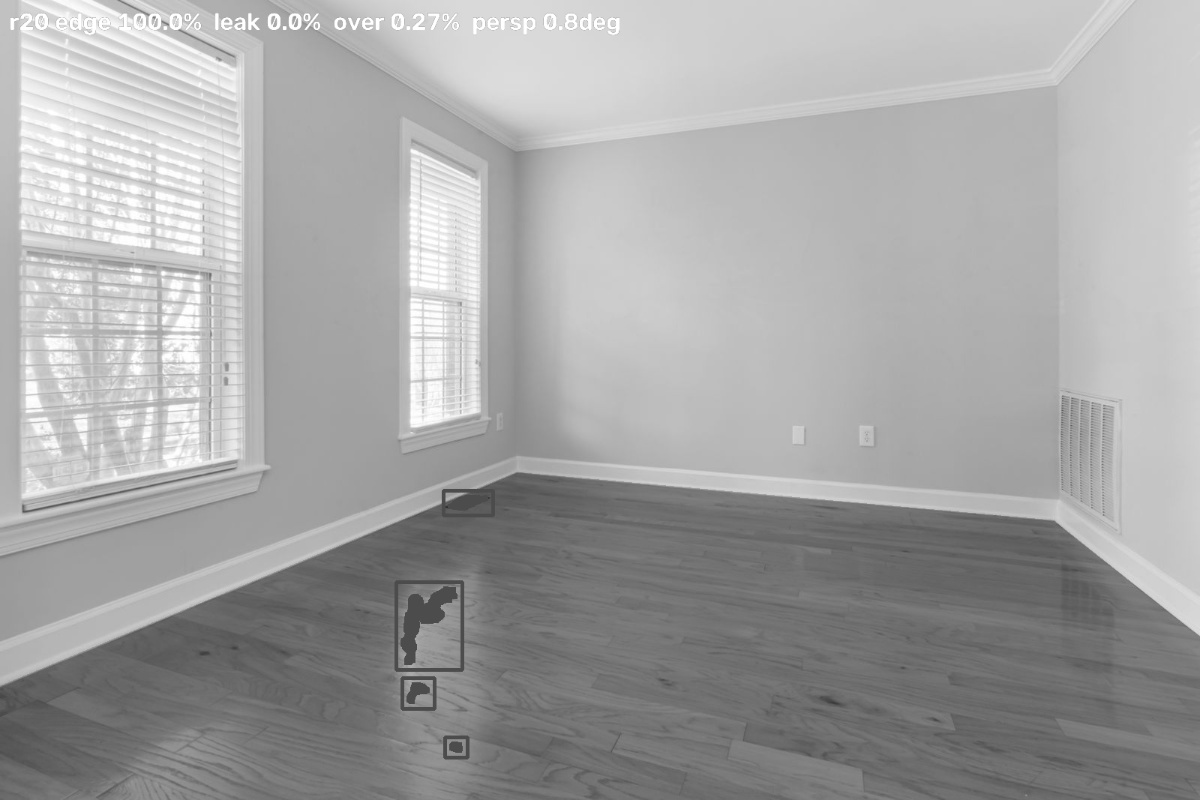
#> input picture tools/check/qa_r20.jpg, 1200 x 800 px
$ python -i analyze_textures.py   (imports and definitions only)   (older library calls are emulated)
#> lines starting #> are read from the running program, lines starting #| are printed output that depends on the picture
"""Находит на фото декора ряды досок: где проходят продольные стыки и какой у них шаг.

По шагу и ширине доски (из каталога) уточняет масштаб: сколько метров по ширине фото.
Пишет в data/catalog.json у каждого декора:
  tex_rows: [начало первого ряда, шаг ряда] — в долях высоты фото (сверху), или null;
  texture_scale_m — по найденному шагу (если стыки видны).
«Ёлочку» и плитку (pattern: true) досками не раскладываем.

Запуск из папки проекта:  python tools/analyze_textures.py
"""
import json
from pathlib import Path

import cv2
import numpy as np

ROOT = Path(__file__).resolve().parent.parent
CAT = ROOT / "data" / "catalog.json"
PATTERN_WORDS = ("мрамор", "камень", "крестинкорт", "уэно", "сланец", "бетон", "терраццо")


def seam_rows(path):
#> called with path = 'check/qa_r20.jpg'
    im = cv2.imdecode(np.fromfile(path, np.uint8), cv2.IMREAD_GRAYSCALE).astype(np.float32)
    H, W = im.shape
#> H = 800; W = 1200
    sy = np.abs(cv2.Sobel(cv2.GaussianBlur(im, (3, 3), 0), cv2.CV_32F, 0, 1))
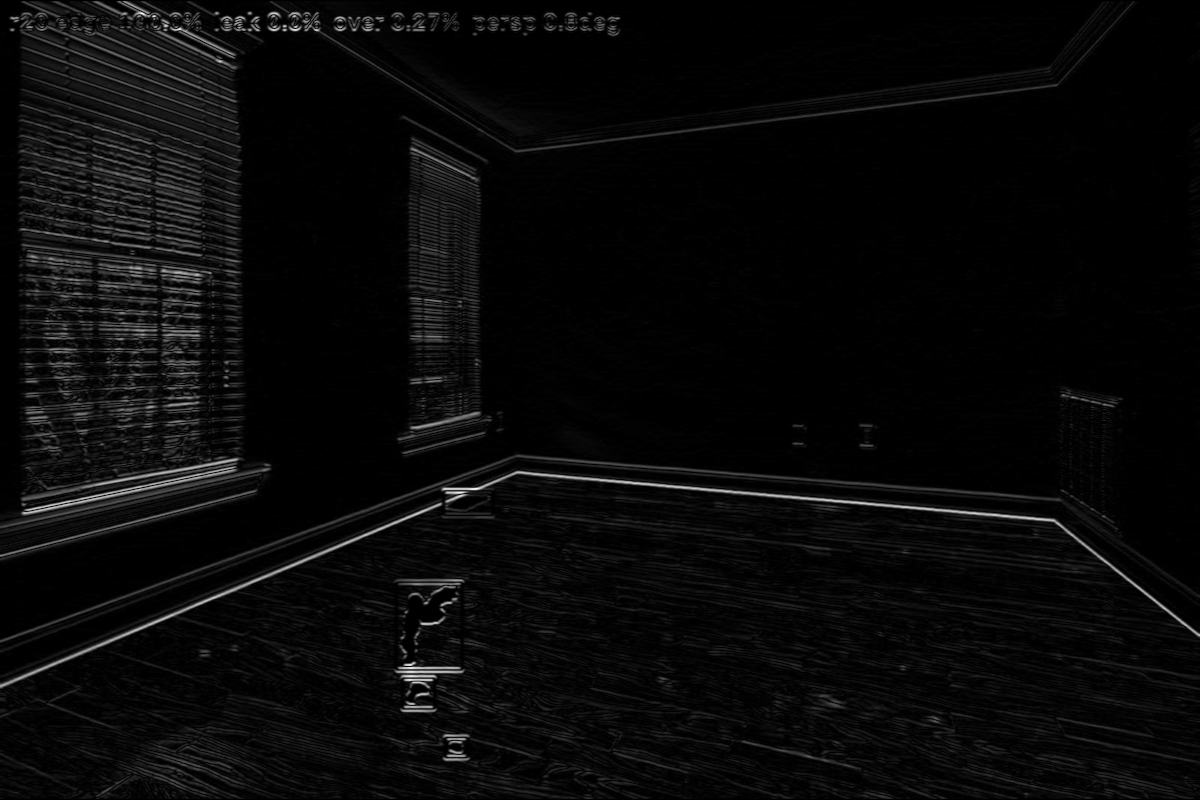
#> sy: shape (800, 1200) float32; min 0, max 314.3, mean 11.7; drawn with min black and max white
    frac = (sy > np.percentile(sy, 90)).mean(1)          # шов — сильный край почти через всю ширину
#> frac = 800 values, max 0.323 at index 29, min 0 at index 0, mean 0.1
    frac = np.convolve(frac, np.ones(3) / 3, "same")
#> frac = 800 values, max 0.3 at index 28, min 0.0153 at index 0, mean 0.1
    pk = [y for y in range(2, H - 2) if frac[y] == frac[max(0, y - 6):y + 7].max() and frac[y] > 0.35]
#> pk = []
    groups = []                                           # соседние пики — один шов (фаска даёт 2–3 линии)
    for y in pk:
        if groups and y - groups[-1][-1] <= 5:
            groups[-1].append(y)
        else:
            groups.append([y])
#> this loop made 0 passes
#> after the loop, groups = []
    ys = [float(np.mean(g)) for g in groups]
#> ys = []
    if len(ys) < 3:
        return H, W, None
    dif = np.diff(ys)
    per = float(np.median(dif))
    if per < H / 15 or np.mean(np.abs(dif - per) < per * 0.12) < 0.7:   # шаг должен быть ровным
        return H, W, None
    phase = ys[0] % per
    return H, W, (phase / H, per / H)


def main():
    cat = json.loads(CAT.read_text(encoding="utf-8"))
    found = 0
    for d in cat["decors"]:
        if not d.get("texture"):
            continue
        d["pattern"] = any(w in d["name"].lower() for w in PATTERN_WORDS)
        H, W, rows = seam_rows(ROOT / "data" / d["texture"])
        if d["pattern"] or not rows:
            d["tex_rows"] = None
            continue
        d["tex_rows"] = [round(rows[0], 4), round(rows[1], 4)]
        if d.get("board_w_mm"):
            d["texture_scale_m"] = round(W * d["board_w_mm"] / 1000 / (rows[1] * H), 3)
        found += 1
    CAT.write_text(json.dumps(cat, ensure_ascii=False, indent=1), encoding="utf-8")
    print("Стыки найдены у", found, "декоров из", len(cat["decors"]))


# [2 lines not run here, left out]

>>> result = seam_rows('check/qa_r20.jpg')

$ run again, on tools/check/qa_r21.jpg
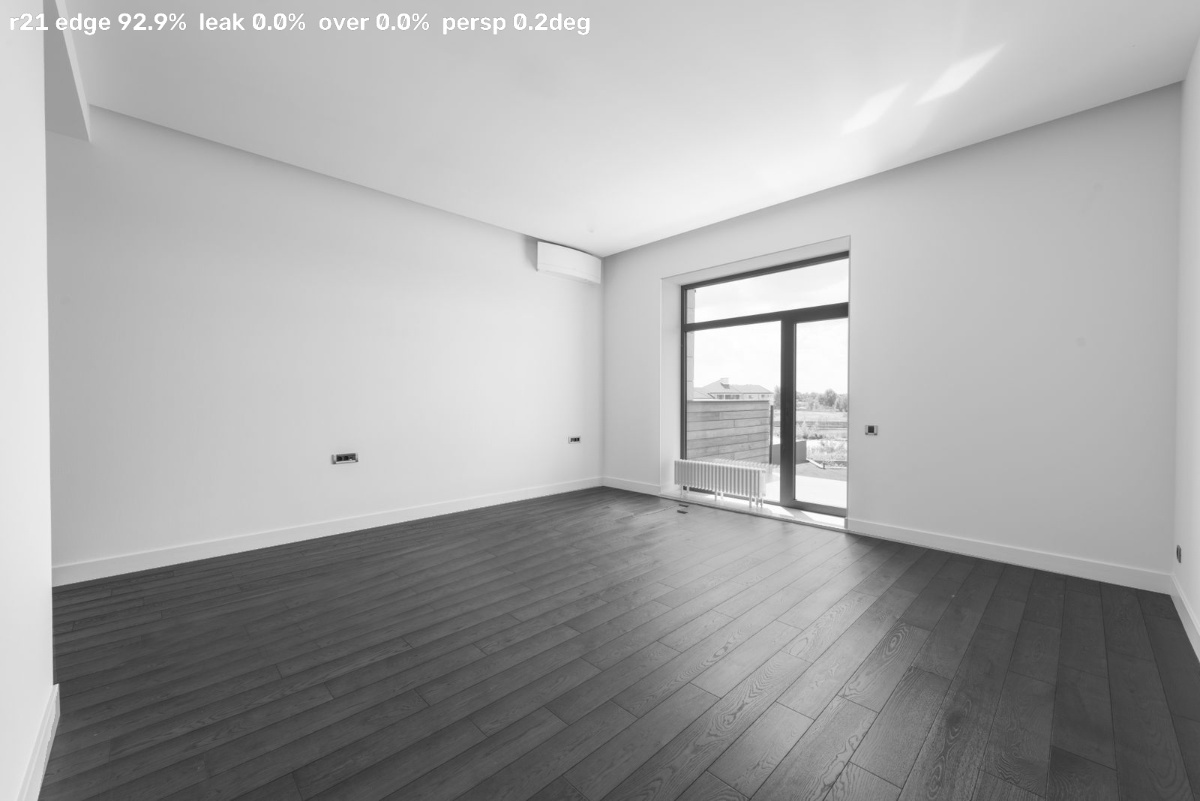
#> input picture tools/check/qa_r21.jpg, 1200 x 801 px
#> in seam_rows, `sy = np.abs(cv2.Sobel(cv2.GaussianBlur(im, (3, 3), 0), cv2.CV_32F, 0, ..`:
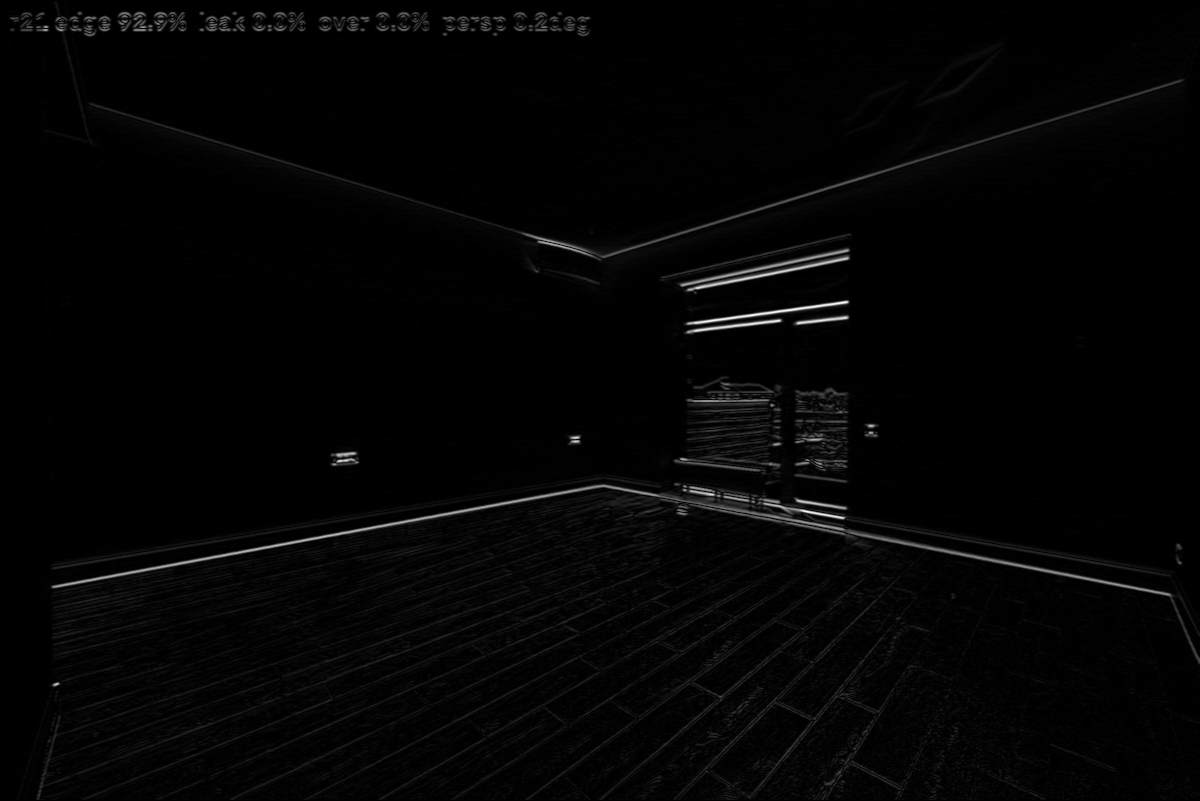
#> sy: shape (801, 1200) float32; min 0, max 472.8, mean 8.4; drawn with min black and max white
#> in seam_rows, `frac = (sy > np.percentile(sy, 90)).mean(1)`: frac = 801 values, max 0.346 at index 29, min 0 at index 0, mean 0.0998
#> in seam_rows, `frac = np.convolve(frac, np.ones(3) / 3, "same")`: frac = 801 values, max 0.332 at index 28, min 0 at index 296, mean 0.0998
#> pk = []

$ run again, on tools/check/qa_r22.jpg
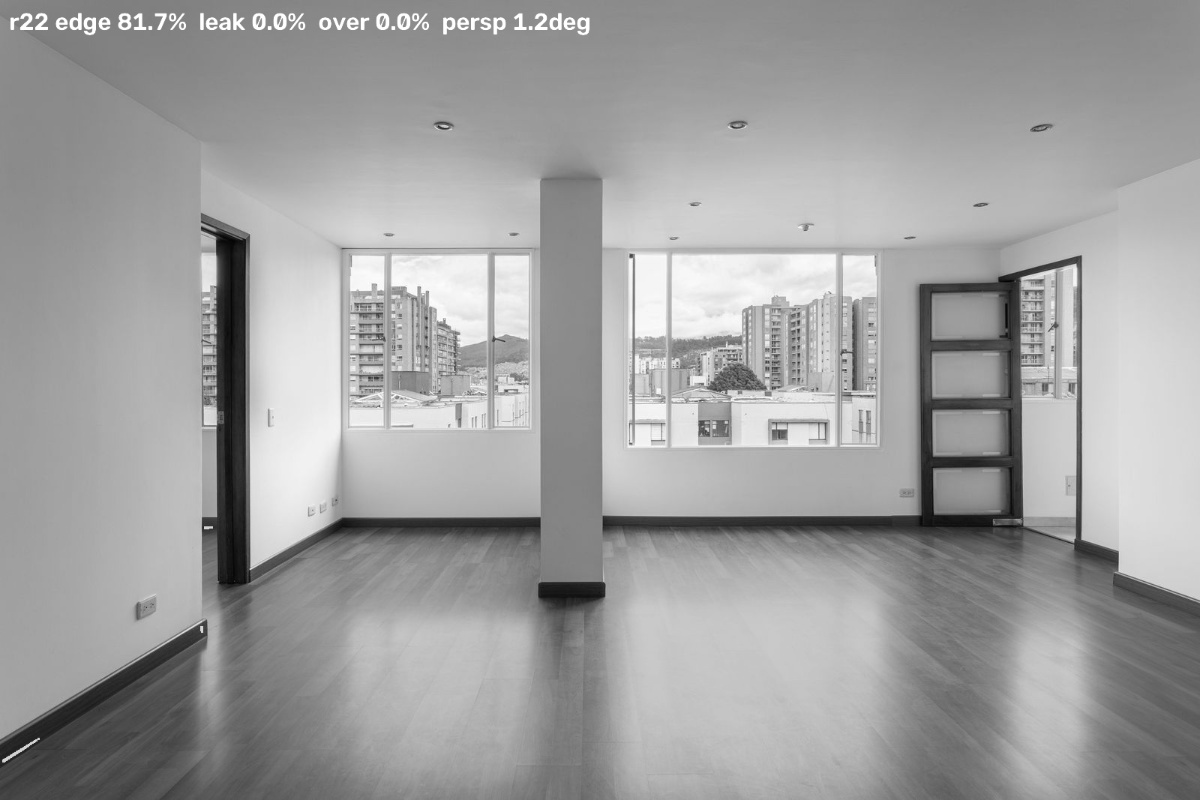
#> input picture tools/check/qa_r22.jpg, 1200 x 800 px
#> in seam_rows, `sy = np.abs(cv2.Sobel(cv2.GaussianBlur(im, (3, 3), 0), cv2.CV_32F, 0, ..`:
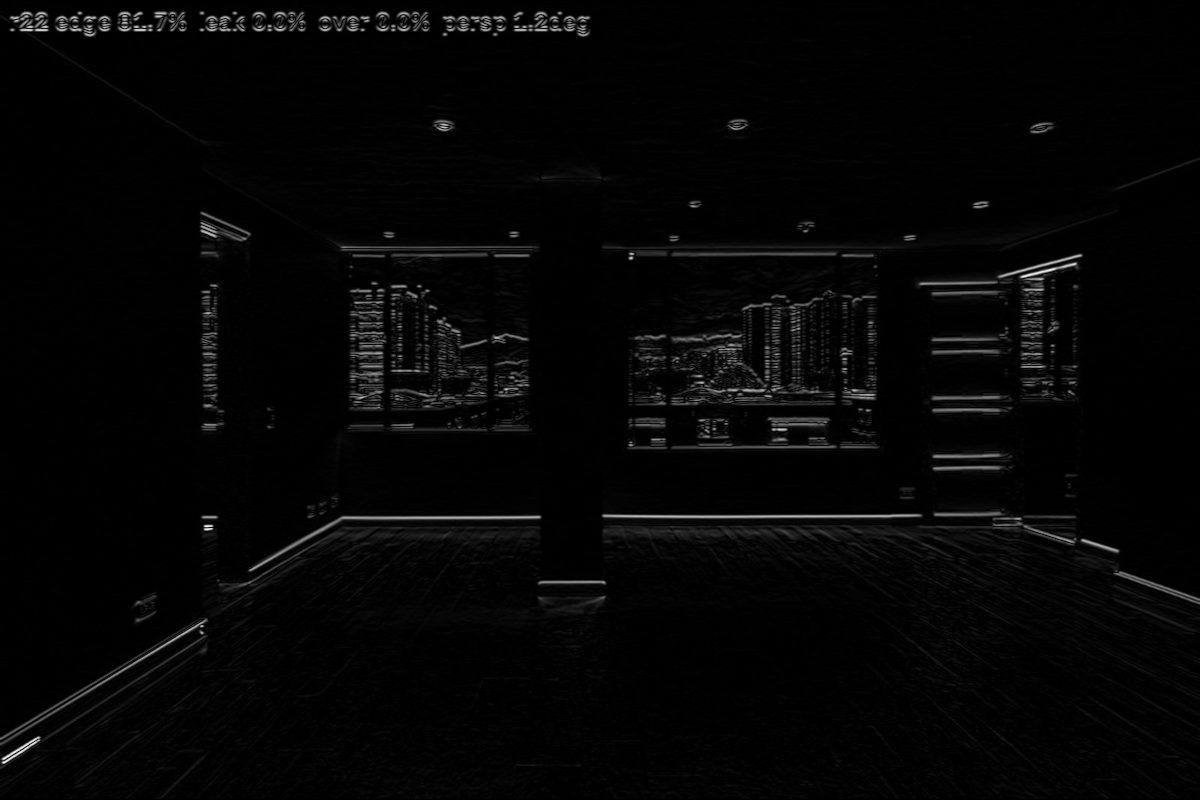
#> sy: shape (800, 1200) float32; min 0, max 493.8, mean 10.9; drawn with min black and max white
#> in seam_rows, `frac = (sy > np.percentile(sy, 90)).mean(1)`: frac = 800 values, max 0.568 at index 515, min 0 at index 0, mean 0.1
#> in seam_rows, `frac = np.convolve(frac, np.ones(3) / 3, "same")`: frac = 800 values, max 0.561 at index 516, min 0 at index 0, mean 0.1
#> pk = [29, 247, 255, 396, 516, 528]
#> the loop in seam_rows, `for y in pk:` made 6 passes
#> y on passes 1 to 6: 29, 247, 255, 396, 516, 528
#> after the loop in seam_rows, `for y in pk:`: groups = [[29], [247], [255], [396], [516], [528]]
#> ys = [29, 247, 255, 396, 516, 528]
#> dif = [218, 8, 141, 120, 12]
#> per = 120

$ run again, on tools/check/qa_r23.jpg
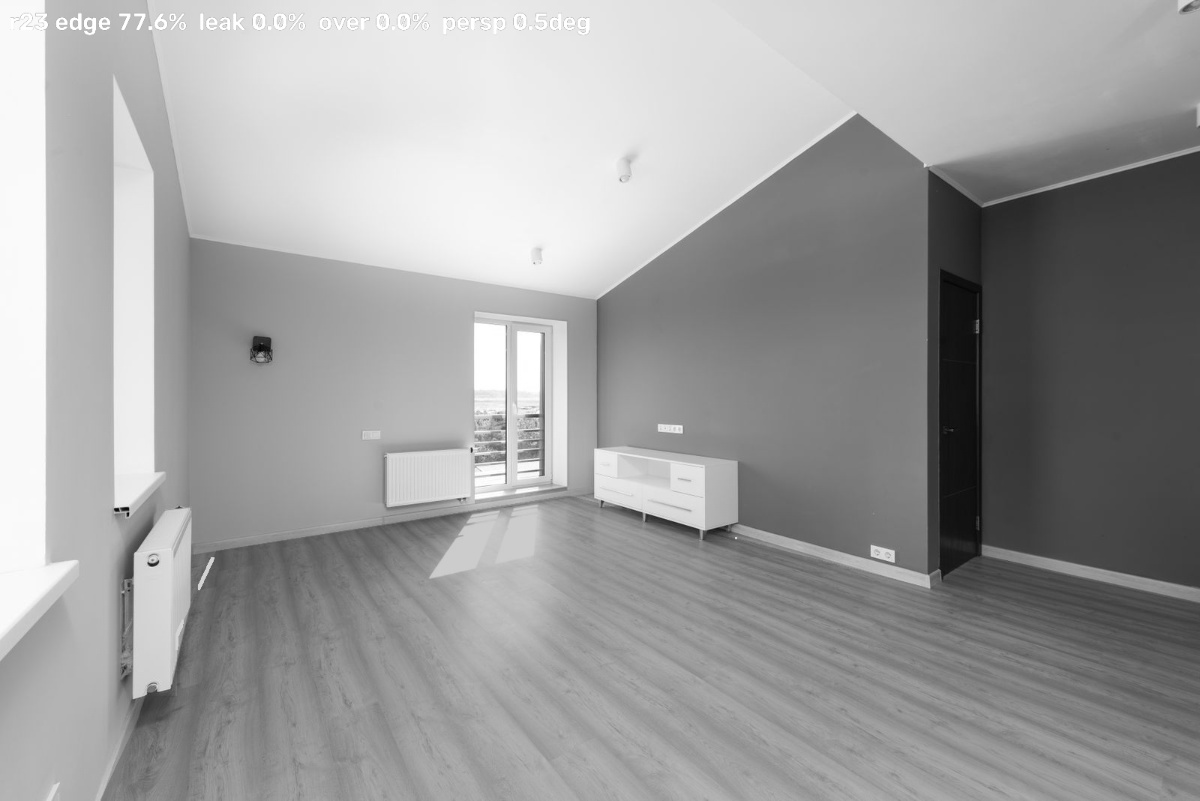
#> input picture tools/check/qa_r23.jpg, 1200 x 801 px
#> in seam_rows, `sy = np.abs(cv2.Sobel(cv2.GaussianBlur(im, (3, 3), 0), cv2.CV_32F, 0, ..`:
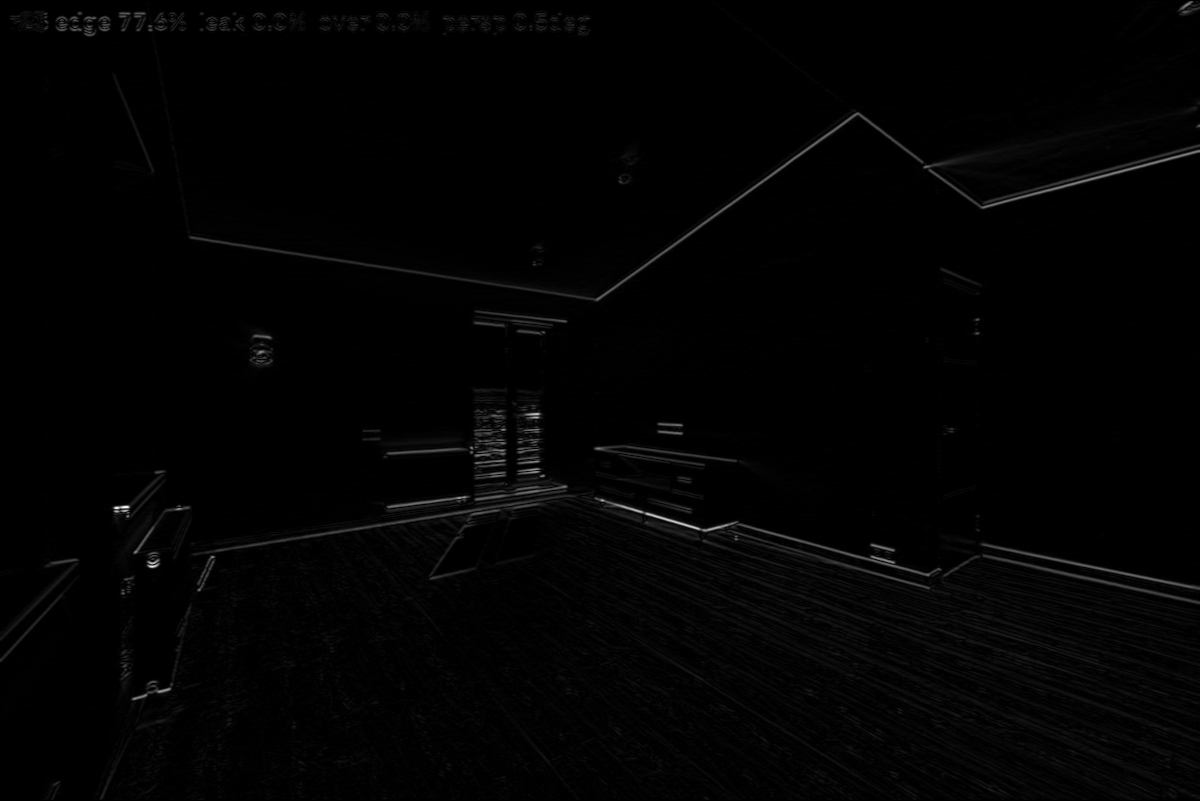
#> sy: shape (801, 1200) float32; min 0, max 608.4, mean 7.4; drawn with min black and max white
#> in seam_rows, `frac = (sy > np.percentile(sy, 90)).mean(1)`: frac = 801 values, max 0.288 at index 578, min 0 at index 0, mean 0.0998
#> in seam_rows, `frac = np.convolve(frac, np.ones(3) / 3, "same")`: frac = 801 values, max 0.282 at index 578, min 0 at index 38, mean 0.0998
#> pk = []
